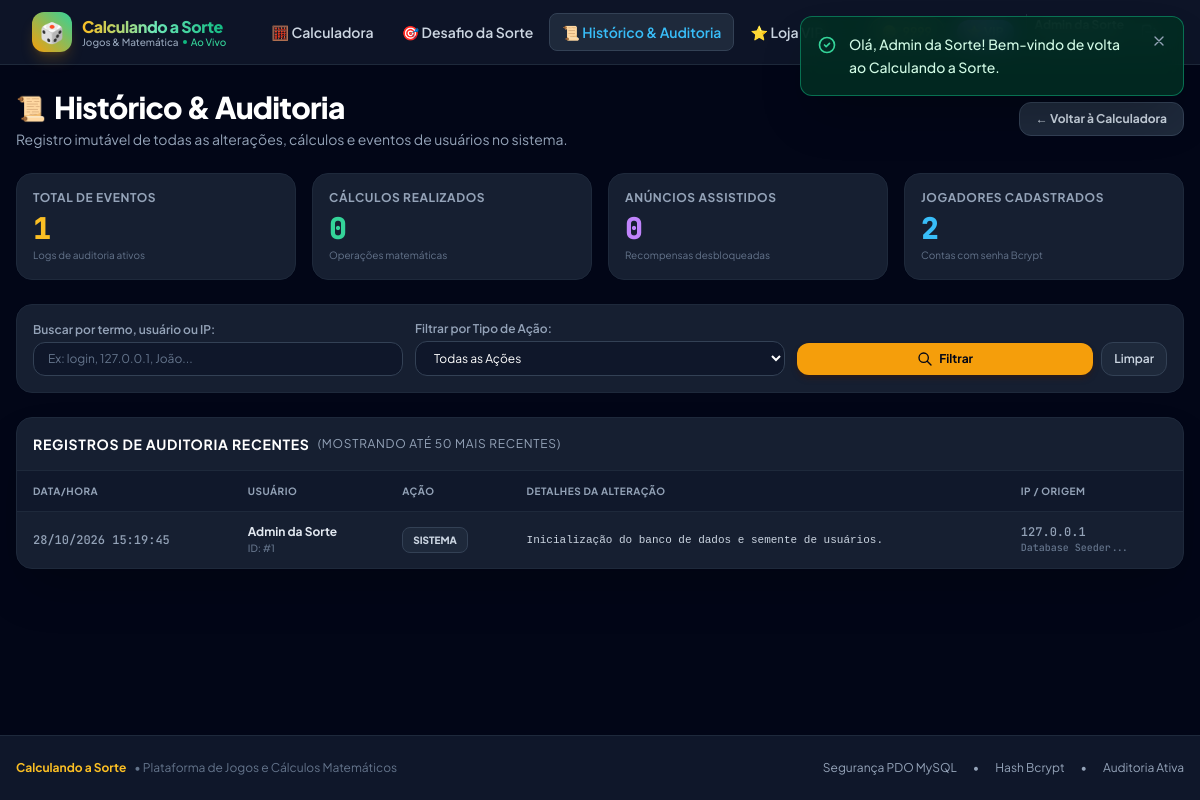
The app's page /history.php (signed in) with its own data.
### tables this page shows
CREATE TABLE IF NOT EXISTS `audit_logs` (
    `id` INT AUTO_INCREMENT PRIMARY KEY,
    `user_id` INT NULL COMMENT 'ID do usuário (ou NULL se anônimo/tentativa)',
    `user_name` VARCHAR(100) NULL,
    `action` VARCHAR(80) NOT NULL COMMENT 'Ação: REGISTRO, LOGIN, LOGOUT, CALCULO, SORTEIO, ANUNCIO, PREMIUM, DESAFIO',
    `details` TEXT NOT NULL COMMENT 'Detalhes e metadados da alteração',
    `ip_address` VARCHAR(45) NOT NULL COMMENT 'IP do cliente',
    `user_agent` VARCHAR(255) NULL COMMENT 'Navegador/Dispositivo',
    `created_at` DATETIME NOT NULL DEFAULT CURRENT_TIMESTAMP,
    INDEX `idx_user_id` (`user_id`),
    INDEX `idx_action` (`action`),
    INDEX `idx_created_at` (`created_at`)
);

### history.php (called while the page is built, shortened)
<?php
require_once __DIR__ . '/includes/header.php';
require_once __DIR__ . '/views/history_view.php';
require_once __DIR__ . '/includes/footer.php';

### views/history_view.php (the view, shortened to what this page needs)
<?php
$db = null;
try {
    $db = getDB();
} catch (Exception $e) {
    $dbError = $e->getMessage();
}
$filterSearch = trim($_GET['q'] ?? '');
$totalLogs = 0;
$totalCalcs = 0;
$totalAds = 0;
$totalUsers = 0;
$logs = [];
if ($db) {
    $where = [];
    $params = [];
    $whereSql = !empty($where) ? "WHERE " . implode(" AND ", $where) : "";
    $totalLogs = (int)$db->query("SELECT COUNT(*) FROM audit_logs")->fetchColumn();
    $totalCalcs = (int)$db->query("SELECT COUNT(*) FROM calculations")->fetchColumn();
    $totalAds   = (int)($db->query("SELECT SUM(ads_watched) FROM users")->fetchColumn() ?: 0);
    $totalUsers = (int)$db->query("SELECT COUNT(*) FROM users")->fetchColumn();
    $sqlLogs = "SELECT * FROM audit_logs {$whereSql} ORDER BY id DESC LIMIT 50";
    $stmtLogs = $db->prepare($sqlLogs);
    $stmtLogs->execute($params);
    $logs = $stmtLogs->fetchAll();
}
?>
<div class="max-w-7xl mx-auto px-4 py-6">
    <div class="mb-6 flex flex-col sm:flex-row sm:items-center justify-between gap-4">
        <div>
            <div class="flex items-center gap-2">
                <span class="text-2xl">📜</span>
                <h1 class="text-2xl sm:text-3xl font-extrabold text-white tracking-tight">
                    Histórico & Auditoria
                </h1>
            </div>
            <p class="text-xs sm:text-sm text-slate-400 mt-1">
                Registro imutável de todas as alterações, cálculos e eventos de usuários no sistema.
            </p>
        </div>
        <div class="flex items-center gap-2">
            <a href="calculator.php" class="px-4 py-2 rounded-xl bg-slate-800 hover:bg-slate-700 text-slate-300 text-xs font-bold border border-slate-700 transition-colors">
                ← Voltar à Calculadora
            </a>
        </div>
    </div>
    <div class="grid grid-cols-2 lg:grid-cols-4 gap-3 sm:gap-4 mb-6">
        <div class="glass-panel p-4 rounded-2xl border border-slate-800">
            <div class="text-xs font-bold text-slate-400 uppercase tracking-wider">Total de Eventos</div>
            <div class="text-2xl sm:text-3xl font-black text-amber-400 font-mono-calc mt-1"><?= number_format($totalLogs) ?></div>
            <div class="text-[10px] text-slate-500 mt-0.5">Logs de auditoria ativos</div>
        </div>
        <div class="glass-panel p-4 rounded-2xl border border-slate-800">
            <div class="text-xs font-bold text-slate-400 uppercase tracking-wider">Cálculos Realizados</div>
            <div class="text-2xl sm:text-3xl font-black text-emerald-400 font-mono-calc mt-1"><?= number_format($totalCalcs) ?></div>
            <div class="text-[10px] text-slate-500 mt-0.5">Operações matemáticas</div>
        </div>
        <div class="glass-panel p-4 rounded-2xl border border-slate-800">
            <div class="text-xs font-bold text-slate-400 uppercase tracking-wider">Anúncios Assistidos</div>
            <div class="text-2xl sm:text-3xl font-black text-purple-400 font-mono-calc mt-1"><?= number_format($totalAds) ?></div>
            <div class="text-[10px] text-slate-500 mt-0.5">Recompensas desbloqueadas</div>
        </div>
        <div class="glass-panel p-4 rounded-2xl border border-slate-800">
            <div class="text-xs font-bold text-slate-400 uppercase tracking-wider">Jogadores Cadastrados</div>
            <div class="text-2xl sm:text-3xl font-black text-sky-400 font-mono-calc mt-1"><?= number_format($totalUsers) ?></div>
            <div class="text-[10px] text-slate-500 mt-0.5">Contas com senha Bcrypt</div>
        </div>
    </div>
    <div class="glass-panel p-4 rounded-2xl border border-slate-800 mb-6">
        <form method="GET" action="history.php" class="grid grid-cols-1 sm:grid-cols-12 gap-3 items-end">
            <div class="sm:col-span-4">
                <label class="block text-xs font-semibold text-slate-400 mb-1">Buscar por termo, usuário ou IP:</label>
                <input type="text" name="q" value="<?= htmlspecialchars($filterSearch) ?>" placeholder="Ex: login, 127.0.0.1, João..." class="w-full bg-slate-900 border border-slate-700 rounded-xl px-3.5 py-2 text-xs text-white placeholder-slate-500 focus:outline-none focus:border-amber-500">
            </div>
            <div class="sm:col-span-4">
                <label class="block text-xs font-semibold text-slate-400 mb-1">Filtrar por Tipo de Ação:</label>
                <select name="action" class="w-full bg-slate-900 border border-slate-700 rounded-xl px-3.5 py-2 text-xs text-white focus:outline-none focus:border-amber-500">
                    <option value="">Todas as Ações</option>
                </select>
            </div>
            <div class="sm:col-span-4 flex items-center gap-2">
                <button type="submit" class="flex-1 py-2 px-4 rounded-xl bg-amber-500 hover:bg-amber-400 text-slate-950 font-bold text-xs transition-colors flex items-center justify-center gap-1.5 shadow-md shadow-amber-950/40">
                    <svg class="w-4 h-4" fill="none" stroke="currentColor" viewBox="0 0 24 24"><path stroke-linecap="round" stroke-linejoin="round" stroke-width="2" d="M21 21l-6-6m2-5a7 7 0 11-14 0 7 7 0 0114 0z"></path></svg>
                    <span>Filtrar</span>
                </button>
                <a href="history.php" class="py-2 px-3 rounded-xl bg-slate-800 hover:bg-slate-700 text-slate-300 font-semibold text-xs border border-slate-700 transition-colors">
                    Limpar
                </a>
            </div>
        </form>
    </div>
    <div class="glass-panel rounded-2xl border border-slate-800 overflow-hidden shadow-2xl">
        <div class="p-4 border-b border-slate-800 flex items-center justify-between">
            <h2 class="text-sm font-bold text-white uppercase tracking-wider flex items-center gap-2">
                <span>Registros de Auditoria Recentes</span>
                <span class="text-xs font-normal text-slate-400">(Mostrando até 50 mais recentes)</span>
            </h2>
        </div>
        <?php if (!empty($logs)): ?>
            <div class="hidden md:block overflow-x-auto">
                <table class="w-full text-left text-xs">
                    <thead class="bg-slate-900/80 text-slate-400 uppercase font-bold text-[10px] tracking-wider border-b border-slate-800">
                        <tr>
                            <th class="py-3 px-4">Data/Hora</th>
                            <th class="py-3 px-4">Usuário</th>
                            <th class="py-3 px-4">Ação</th>
                            <th class="py-3 px-4">Detalhes da Alteração</th>
                            <th class="py-3 px-4">IP / Origem</th>
                        </tr>
                    </thead>
                    <tbody class="divide-y divide-slate-800/60 font-medium">
                        <?php foreach ($logs as $log):
                            $badgeColor = 'bg-slate-800 text-slate-300 border-slate-700';
                        ?>
                            <tr class="hover:bg-slate-800/40 transition-colors">
                                <td class="py-3 px-4 font-mono-calc text-slate-400 whitespace-nowrap">
                                    <?= date('d/m/Y H:i:s', strtotime($log['created_at'])) ?>
                                </td>
                                <td class="py-3 px-4 whitespace-nowrap">
                                    <div class="font-bold text-slate-200"><?= htmlspecialchars($log['user_name'] ?: 'Visitante') ?></div>
                                    <div class="text-[10px] text-slate-500">ID: <?= $log['user_id'] ? '#' . $log['user_id'] : 'N/A' ?></div>
                                </td>
                                <td class="py-3 px-4 whitespace-nowrap">
                                    <span class="inline-block px-2.5 py-1 rounded-lg text-[10px] font-extrabold uppercase border <?= $badgeColor ?>">
                                        <?= htmlspecialchars($log['action']) ?>
                                    </span>
                                </td>
                                <td class="py-3 px-4 text-slate-300 font-mono text-[11px] max-w-md break-words">
                                    <?php
                                    $jsonDecoded = json_decode($log['details'], true);
                                    if (is_array($jsonDecoded)) {
                                        echo '<span class="text-slate-300">' . htmlspecialchars(json_encode($jsonDecoded, JSON_UNESCAPED_UNICODE)) . '</span>';
                                    } else {
                                        echo htmlspecialchars($log['details']);
                                    }
                                    ?>
                                </td>
                                <td class="py-3 px-4 font-mono-calc text-slate-400 whitespace-nowrap">
                                    <div><?= htmlspecialchars($log['ip_address']) ?></div>
                                    <div class="text-[10px] text-slate-500 truncate max-w-[140px]" title="<?= htmlspecialchars($log['user_agent'] ?? '') ?>">
                                        <?= htmlspecialchars(substr($log['user_agent'] ?? 'N/A', 0, 30)) ?>...
                                    </div>
                                </td>
                            </tr>
                        <?php endforeach; ?>
                    </tbody>
                </table>
            </div>
        <?php else: ?>
            <div class="p-8 text-center text-slate-500 text-sm">
                Nenhum registro de auditoria encontrado para os filtros selecionados.
            </div>
        <?php endif; ?>
    </div>
</div>

### records on screen
audit_logs: created_at "28/10/2026 15:19:45", user_name "Admin da Sorte", user "1", action "SISTEMA", details "Inicialização do banco de dados e semente de usuários.", ip_address "127.0.0.1", user_agent "Database Seeder"

### other values on screen
$totalLogs "1"
$totalCalcs "0"
$totalAds "0"
$totalUsers "2"
